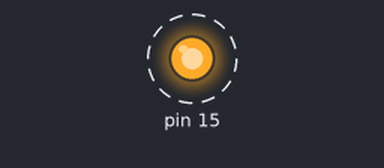
This program was run on a simulated Raspberry Pi (header pin numbers). Parts: output pins drawn as LEDs (lit = HIGH). Dashed ring = blinking.

Above: at 0.5 s.
Timing chart, 0 to 4.6 s (numbered marks = the images above):
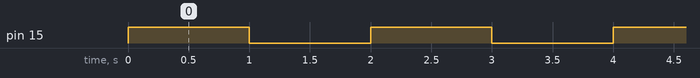

The program:

ledBlink.py
```python
import RPi.GPIO as GPIO # Import Raspberry Pi GPIO library
from time import sleep # Import the sleep function from the time module
#GPIO.setwarnings(False) # Ignore warning for now
try:
    GPIO.setmode(GPIO.BOARD) # Use physical pin numbering
    GPIO.setup(15, GPIO.OUT, initial=GPIO.LOW) # Set pin 8 to be an output pin and set initial value to low (off)
    while True: # Run forever
     GPIO.output(15, GPIO.HIGH) # Turn on
     sleep(1) # Sleep for 1 second
     GPIO.output(15, GPIO.LOW) # Turn off
     sleep(1) # Sleep for 1 second

finally:
    GPIO.cleanup();
```

Measured:
- by itself, pin 15: alternates HIGH for 1.0 s and LOW for 1.0 s
